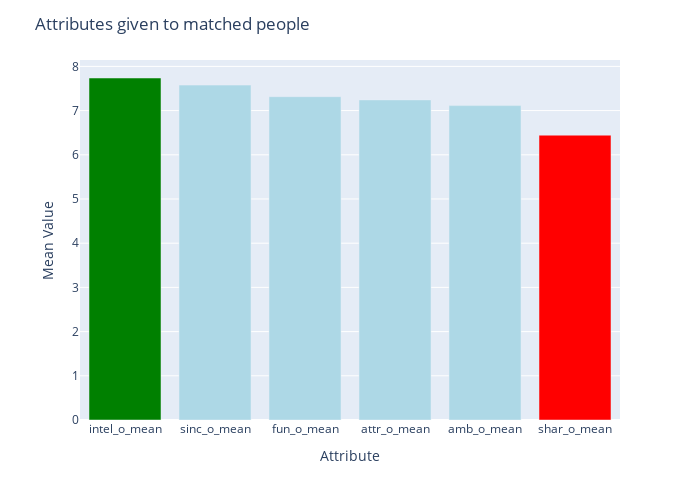

Source (notebook cell):
### Code cell
colors = ['lightblue' if (x != highest_index and x != lowest_index) 
          else 'green' if x == highest_index 
          else 'red' for x in mean_values.index]

fig = px.bar(
    x=mean_values.index,
    y=mean_values,
)

fig.update_layout(
    xaxis_title="Attribute",
    yaxis_title="Mean Value",
    title="Attributes given to matched people",
    showlegend=False,
    height=500,
    width=700
)

fig.update_traces(marker_color=colors)

fig.show()

### Figure 1 — Plotly figure (JSON) as saved in the notebook; plotly's stock layout.template omitted (floating-point values rounded to 4 significant figures)
{"data": [{"alignmentgroup": "True", "hovertemplate": "x=%{x}<br>y=%{y}<extra></extra>", "legendgroup": "", "marker": {"color": ["green", "lightblue", "lightblue", "lightblue", "lightblue", "red"], "pattern": {"shape": ""}}, "name": "", "offsetgroup": "", "orientation": "v", "showlegend": false, "textposition": "auto", "type": "bar", "x": ["intel_o_mean", "sinc_o_mean", "fun_o_mean", "attr_o_mean", "amb_o_mean", "shar_o_mean"], "xaxis": "x", "y": [7.737, 7.577, 7.315, 7.241, 7.113, 6.444], "yaxis": "y"}], "layout": {"barmode": "relative", "height": 500, "legend": {"tracegroupgap": 0}, "margin": {"t": 60}, "showlegend": false, "title": {"text": "Attributes given to matched people"}, "width": 700, "xaxis": {"anchor": "y", "domain": [0, 1], "title": {"text": "Attribute"}}, "yaxis": {"anchor": "x", "domain": [0, 1], "title": {"text": "Mean Value"}}}}
